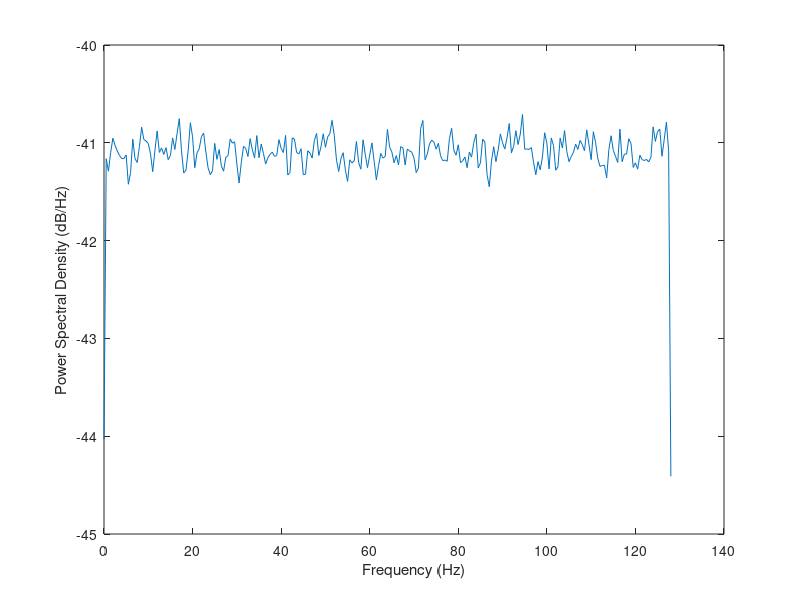

Source code (MATLAB):
%
% Generate White Noise with specific Power 
%
close all; clear all;
fs = 256; % Sampling Frequency 
t = (0:fs)/fs; % samples in duration 1 sec
n = 0.1*randn(size(t)); % Noise with Power 0.01
%
% Spectrum Analysis
%
[Pxx,f]=periodogram(n,[],[],fs); % Calculate periodogram Pxx
N=1000;
for i=1:N-1 % repeat calculations N-1 times
n = 0.1*randn(size(t));
Pxx=Pxx+periodogram(n,[],[],fs);
end
figure;plot(f,10*log10(Pxx/N))
xlabel('Frequency (Hz)')
ylabel('Power Spectral Density (dB/Hz)')